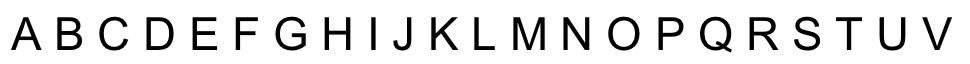
#> input picture Caps1.jpeg, 970 x 64 px, given in place of the camera
$ python Testbed.py
#> lines starting #> are read from the running program, lines starting #| are printed output that depends on the picture; after the words box and inside, x2 and y2 are one past the last pixel; in counts of white or black regions, pixels touching at a corner belong together
#> further down, frame is the input picture: shape (64, 970, 3); min 0, max 255, mean 225
### mk2Camera.py
import os

import numpy as np
import cv2
import pytesseract
import re

# Purely for review/debug. Takes 2 or 4 images, returns a composite for easy viewing
# [91 lines left out: functions quadView, standardize, processDirt, findColor, processColor, not called in this run]


# Wrapper to run a full process
# trying to find sticker
def processFrame(img):
    ret, process, angled, match, text, label = findSticker(img)
    ret = standardize(img, ret)
    process = standardize(img, process)
    angled = standardize(img, angled)
    return quadView(img, ret, process, angled), label


def showImage(img):
    cv2.imshow("Display", img)
    cv2.waitKey()


# Regex search. Currently set to find (any three alphabetic).(any 4 alphanumeric).(any 4 alphanumeric)
# This could probably be made more specific for current (2020/03/16) tests
# If you're using multiple formats, include them in an if else loop.
# [15 lines left out: function matchLabel, not called in this run]


# Pytesseract wrapper. Takes a gray image, outputs found text, whether it matched the standard, and what the matching text was
def ocr(grayIm):
    label = ""
    # Pytesseract location
    # TODO RTODO
    # pytesseract.pytesseract.tesseract_cmd = (
    #     r"C:\Program Files\Tesseract-OCR\tesseract.exe"
    # )
    # Config option only allows alphanumeric characters or periods. If you use extra characters, add them here
    text = pytesseract.image_to_string(
        grayIm,
        config="-c tessedit_char_whitelist=0123456789ABCDEFGHIJKLMNOPQRSTUVWXYZ.",
    )
    match = matchLabel(text)
    if match:
        label = match.group(0)
    return text, label, match


# For testing. Obsolete
# [45 lines left out: functions collectImage, getBoxChars, idTape, not called in this run]


# Takes a denoised image and a raw image. Locates the label, then returns a
# scaled, cropped, and rotated subregion containing only the label, held
# horizontally.
def correctAngle(pImg, rawImg, sub=True):
    refContours, heirarchy = cv2.findContours(
        pImg, cv2.RETR_TREE, cv2.CHAIN_APPROX_NONE
    )
    biggest = 0
    tAngle = 0
    tContour = 0
    tRect = None
    fContour = None
    temp = rawImg.copy()
    for i in range(len(refContours)):
        c = refContours[i]
        area = cv2.contourArea(c)
        per = cv2.arcLength(c, False)
        # removing children inside of label
        # Only check contours with no children that aren't too large
        if -1 == heirarchy[0][i][2] and per < 1500:
            rect, size = boxContour(c)
            x, y, w, h, _ = rect
            # Pick the largest that has vaguely correct proportions
            if biggest < size and (w / h) > 3:  # label shaped
                biggest = size
                tAngle = rect[4]
                tRect = rect
                fContour = c
    if tRect is not None:
        # Take the rectangle. Add it to the process image
        tSize, tCenter = getBoxChars(tRect)
        process = pImg.copy()
        x, y, w, h, _ = tRect
        cv2.rectangle(process, (x, y), (x + w, y + h), (255, 0, 0))
        # Rotate the image so the rectangle is horizontal
        # dont make it upside down
        if tAngle < -45:
            tAngle += 90
        M = cv2.getRotationMatrix2D(tCenter, tAngle, 1)
        dims = rawImg.shape
        rows = dims[0]
        cols = dims[1]
        rotated = cv2.warpAffine(rawImg, M, (cols, rows), 1)
        # Return the rotated region of interest
        if sub:
            rotated = cv2.getRectSubPix(rotated, tSize, tCenter)
            return process, rotated
        else:
            return process, rotated, tCenter
    # Only reached if no lable is found
    return pImg, rawImg


# Should be findLabel, but what can you do. Takes an image, processes it to
# remove noise, and then searches it for the label and the label for text
# TODO: add better explanation, clean out old code.
# filter glare and noise
def findSticker(img):
    smallKernel = cv2.getStructuringElement(cv2.MORPH_RECT, (3, 3))
    tinyKernel = cv2.getStructuringElement(cv2.MORPH_RECT, (2, 2))
    squareKernel = cv2.getStructuringElement(cv2.MORPH_RECT, (40, 20))
    blur = cv2.bilateralFilter(img, 9, 225, 175)
    ret = cv2.adaptiveThreshold(
        blur[:, :, 1], 255, cv2.ADAPTIVE_THRESH_GAUSSIAN_C, cv2.THRESH_BINARY, 25, 3
    )
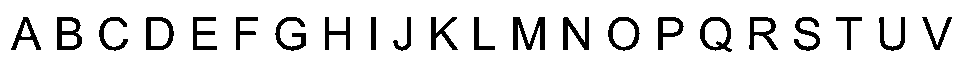
#> ret: shape (64, 970); 87.8% white; 22 black regions, largest, box (x1, y1, x2, y2) and area: (513, 17, 545, 50) 556, (57, 17, 82, 50) 456, (563, 17, 589, 50) 427
    ret = cv2.dilate(ret, smallKernel, iterations=1)
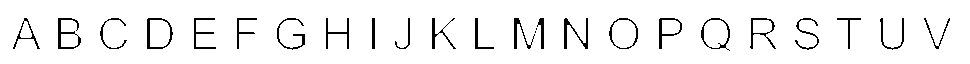
#> ret: shape (64, 970); 94.4% white; black in thin lines or dots, all inside (x1, y1, x2, y2) = (13, 18, 950, 51)
    # cv2.imshow("1D", ret)
    ret = cv2.dilate(ret, tinyKernel, iterations=1)
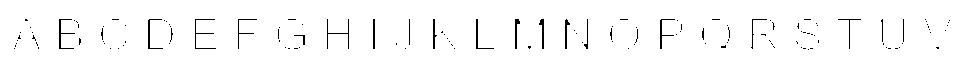
#> ret: shape (64, 970); 97.6% white; black in thin lines or dots, all inside (x1, y1, x2, y2) = (14, 19, 950, 50)
    # cv2.imshow("2D", ret)
    ret = cv2.erode(ret, squareKernel, iterations=1)
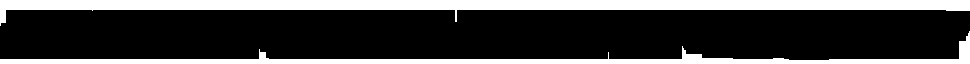
#> ret: shape (64, 970); 24.3% white; 2 white regions, box (x1, y1, x2, y2) and area: (0, 0, 970, 26) 9830, (0, 31, 970, 64) 5262
    ret = cv2.erode(ret, tinyKernel, iterations=1)
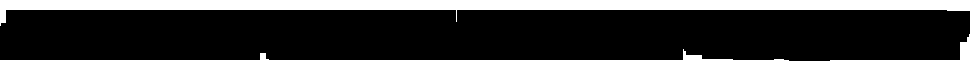
#> ret: shape (64, 970); 22.6% white; 2 white regions, box (x1, y1, x2, y2) and area: (0, 0, 970, 26) 9816, (0, 34, 970, 64) 4232
    # cv2.imshow("Erosion", ret)
    # cv2.waitKey()
    """cv2.imshow("Binary", ret)
  cv2.waitKey()"""
    # ret = cv2.dilate(ret, squareKernel, iterations=2)
    # ret = cv2.erode(ret, squareKernel, iterations=2)
    # ret = cv2.morphologyEx(ret, cv2.MORPH_CLOSE, squareKernel, iterations=1)
    # edge finding
    ret = cv2.Canny(ret, 100, 200)
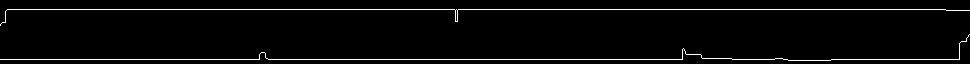
#> ret: shape (64, 970); 3.3% white in thin lines or dots, all inside (x1, y1, x2, y2) = (0, 9, 970, 61)
    gaus = cv2.GaussianBlur(blur, (9, 9), 10)
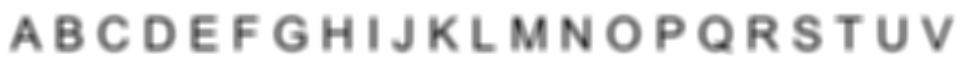
#> gaus: shape (64, 970, 3); min 40, max 255, mean 225.3
    unsharp = cv2.addWeighted(blur, 4, gaus, -3, 0)
    # tries to straighten relative to camera
    process, angled = correctAngle(ret, unsharp)
#> in correctAngle, `refContours, heirarchy = cv2.findContours( pImg, cv2.RETR_TREE, cv2.CH..`: refContours = 3 contours, 1 with area under 20; largest, box (x1, y1, x2, y2) and area: (0, 9, 970, 26) 24, (455, 9, 458, 22) 22
#> the loop in correctAngle, `for i in range(len(refContours)):` made 3 passes
#> (per, rect, epsilon in boxContour, x, y, w, h) on pass 3: (24.66, (455, 9, 3, 13, -90), 0.257, 455, 9, 3, 13)
#> per on pass 2: 1989
#> after the loop in correctAngle, `for i in range(len(refContours)):`: biggest = 0
    if angled is not None:
        text, label, match = ocr(angled)
        # print(text, match==None)
        return ret, process, angled, match, text, label
    else:
        return ret, blur, blur, False, "", ""


# Takes a contour, returns the largest square that can fit inside it
# TODO: clarify, possibly remove
def boxContour(c):
    rect = cv2.minAreaRect(c)
    epsilon = 0.01 * cv2.arcLength(c, True)
    pts = cv2.approxPolyDP(c, epsilon, True)
    x, y, w, h = cv2.boundingRect(pts)
    box = cv2.boxPoints(rect)
    box = np.int0(box)
    area = cv2.contourArea(box)
    rect = (x, y, w, h, rect[2])
    # cv2.rectangle(img, (x,y), (x+w,y+h), (255,0,0))
    return rect, area


# For testing.
# [8 lines left out: function defaultRun, not called in this run]


# [2 lines that do not run on import are left out]

### Testbed.py
import mk2Camera
import cv2
import numpy as np

if __name__ == "__main__":
    cap = cv2.VideoCapture(1)
    while True:
        ret, frame = cap.read()
#> (the run stopped early here; a loop or call above may not have finished)

$ run again, on Lowers.jpeg
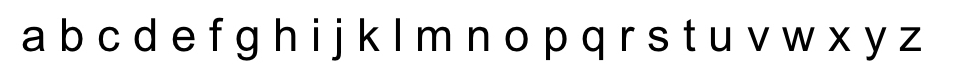
#> input picture Lowers.jpeg, 960 x 81 px, given in place of the camera
#> frame is the input picture: shape (81, 960, 3); min 0, max 255, mean 235.1
#> in findSticker, `ret = cv2.erode(ret, tinyKernel, iterations=1)`:
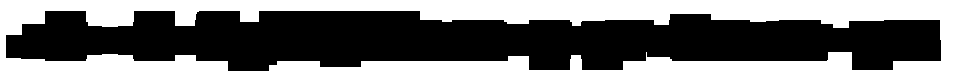
#> ret: shape (81, 960); 47.8% white; 1 white region, box (x1, y1, x2, y2) and area: (0, 0, 960, 81) 37142
#> in findSticker, `gaus = cv2.GaussianBlur(blur, (9, 9), 10)`:
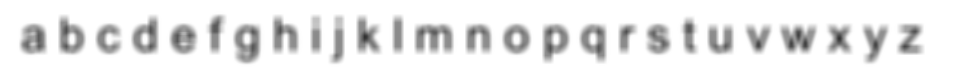
#> gaus: shape (81, 960, 3); min 50, max 255, mean 235.3
#> refContours = 2 contours; box (x1, y1, x2, y2) and area: (5, 10, 941, 71) 40605, (5, 10, 941, 71) 40594
#> the loop in correctAngle, `for i in range(len(refContours)):` made 2 passes
#> per on passes 1 to 2: 2216.4, 2213.6
#> after the loop in correctAngle, `for i in range(len(refContours)):`: biggest = 0
